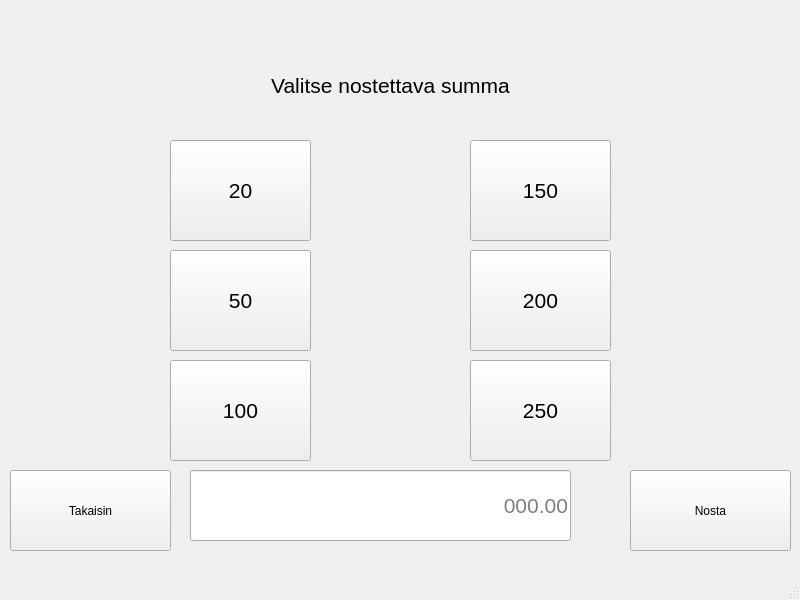
<?xml version="1.0" encoding="UTF-8"?>
<ui version="4.0">
 <class>MainWindow</class>
 <widget class="QMainWindow" name="MainWindow">
  <property name="geometry">
   <rect>
    <x>0</x>
    <y>0</y>
    <width>800</width>
    <height>600</height>
   </rect>
  </property>
  <property name="windowTitle">
   <string>MainWindow</string>
  </property>
  <widget class="QWidget" name="centralwidget">
   <widget class="QStackedWidget" name="stackedWidget">
    <property name="geometry">
     <rect>
      <x>10</x>
      <y>-10</y>
      <width>791</width>
      <height>581</height>
     </rect>
    </property>
    <property name="currentIndex">
     <number>2</number>
    </property>
    <widget class="QWidget" name="Kortti">
     <widget class="QLabel" name="label_5">
      <property name="geometry">
       <rect>
        <x>160</x>
        <y>190</y>
        <width>501</width>
        <height>131</height>
       </rect>
      </property>
      <property name="font">
       <font>
        <pointsize>32</pointsize>
       </font>
      </property>
      <property name="text">
       <string>Laita kortti lukijaan...</string>
      </property>
      <property name="alignment">
       <set>Qt::AlignCenter</set>
      </property>
     </widget>
     <widget class="QPushButton" name="pushButton_skipKortti">
      <property name="geometry">
       <rect>
        <x>500</x>
        <y>410</y>
        <width>81</width>
        <height>41</height>
       </rect>
      </property>
      <property name="text">
       <string>Skip</string>
      </property>
     </widget>
     <widget class="QLineEdit" name="lineEdit_skip">
      <property name="geometry">
       <rect>
        <x>240</x>
        <y>410</y>
        <width>251</width>
        <height>41</height>
       </rect>
      </property>
      <property name="font">
       <font>
        <pointsize>16</pointsize>
       </font>
      </property>
      <property name="text">
       <string>05009B2FE2</string>
      </property>
     </widget>
    </widget>
    <widget class="QWidget" name="Main">
     <widget class="QPushButton" name="pushButton_talleta">
      <property name="geometry">
       <rect>
        <x>360</x>
        <y>90</y>
        <width>201</width>
        <height>71</height>
       </rect>
      </property>
      <property name="text">
       <string>Talleta Rahaa</string>
      </property>
     </widget>
     <widget class="QPushButton" name="pushButton_tiedot">
      <property name="geometry">
       <rect>
        <x>140</x>
        <y>180</y>
        <width>201</width>
        <height>71</height>
       </rect>
      </property>
      <property name="text">
       <string>Tiedot</string>
      </property>
     </widget>
     <widget class="QPushButton" name="pushButton_nosta">
      <property name="geometry">
       <rect>
        <x>140</x>
        <y>90</y>
        <width>201</width>
        <height>71</height>
       </rect>
      </property>
      <property name="text">
       <string>Nosta Rahaa</string>
      </property>
     </widget>
     <widget class="QPushButton" name="pushButton_kirjauduUlos">
      <property name="geometry">
       <rect>
        <x>360</x>
        <y>180</y>
        <width>201</width>
        <height>71</height>
       </rect>
      </property>
      <property name="text">
       <string>Kirjaudu ulos</string>
      </property>
     </widget>
     <widget class="QLabel" name="label_tervetuloa">
      <property name="geometry">
       <rect>
        <x>130</x>
        <y>30</y>
        <width>501</width>
        <height>31</height>
       </rect>
      </property>
      <property name="font">
       <font>
        <pointsize>16</pointsize>
       </font>
      </property>
      <property name="text">
       <string>Tervetuloa Etu Suku</string>
      </property>
      <property name="alignment">
       <set>Qt::AlignCenter</set>
      </property>
     </widget>
    </widget>
    <widget class="QWidget" name="Nosta">
     <widget class="QPushButton" name="pushButton_takaisin_1">
      <property name="geometry">
       <rect>
        <x>0</x>
        <y>480</y>
        <width>161</width>
        <height>81</height>
       </rect>
      </property>
      <property name="text">
       <string>Takaisin</string>
      </property>
     </widget>
     <widget class="QLabel" name="label_3">
      <property name="geometry">
       <rect>
        <x>70</x>
        <y>60</y>
        <width>621</width>
        <height>71</height>
       </rect>
      </property>
      <property name="font">
       <font>
        <pointsize>16</pointsize>
       </font>
      </property>
      <property name="text">
       <string>Valitse nostettava summa</string>
      </property>
      <property name="alignment">
       <set>Qt::AlignCenter</set>
      </property>
     </widget>
     <widget class="QLineEdit" name="lineEdit_maara_nosto">
      <property name="geometry">
       <rect>
        <x>180</x>
        <y>480</y>
        <width>381</width>
        <height>71</height>
       </rect>
      </property>
      <property name="font">
       <font>
        <pointsize>16</pointsize>
       </font>
      </property>
      <property name="text">
       <string/>
      </property>
      <property name="alignment">
       <set>Qt::AlignRight|Qt::AlignTrailing|Qt::AlignVCenter</set>
      </property>
      <property name="placeholderText">
       <string>000.00</string>
      </property>
     </widget>
     <widget class="QPushButton" name="pushButton_hyvaksy_nosto">
      <property name="geometry">
       <rect>
        <x>620</x>
        <y>480</y>
        <width>161</width>
        <height>81</height>
       </rect>
      </property>
      <property name="text">
       <string>Nosta</string>
      </property>
     </widget>
     <widget class="QPushButton" name="pushButton_nosta_20">
      <property name="geometry">
       <rect>
        <x>160</x>
        <y>150</y>
        <width>141</width>
        <height>101</height>
       </rect>
      </property>
      <property name="font">
       <font>
        <pointsize>16</pointsize>
       </font>
      </property>
      <property name="text">
       <string>20</string>
      </property>
     </widget>
     <widget class="QPushButton" name="pushButton_nosta_50">
      <property name="geometry">
       <rect>
        <x>160</x>
        <y>260</y>
        <width>141</width>
        <height>101</height>
       </rect>
      </property>
      <property name="font">
       <font>
        <pointsize>16</pointsize>
       </font>
      </property>
      <property name="text">
       <string>50</string>
      </property>
     </widget>
     <widget class="QPushButton" name="pushButton_nosta_100">
      <property name="geometry">
       <rect>
        <x>160</x>
        <y>370</y>
        <width>141</width>
        <height>101</height>
       </rect>
      </property>
      <property name="font">
       <font>
        <pointsize>16</pointsize>
       </font>
      </property>
      <property name="text">
       <string>100</string>
      </property>
     </widget>
     <widget class="QPushButton" name="pushButton_nosta_150">
      <property name="geometry">
       <rect>
        <x>460</x>
        <y>150</y>
        <width>141</width>
        <height>101</height>
       </rect>
      </property>
      <property name="font">
       <font>
        <pointsize>16</pointsize>
       </font>
      </property>
      <property name="text">
       <string>150</string>
      </property>
     </widget>
     <widget class="QPushButton" name="pushButton_nosta_200">
      <property name="geometry">
       <rect>
        <x>460</x>
        <y>260</y>
        <width>141</width>
        <height>101</height>
       </rect>
      </property>
      <property name="font">
       <font>
        <pointsize>16</pointsize>
       </font>
      </property>
      <property name="text">
       <string>200</string>
      </property>
     </widget>
     <widget class="QPushButton" name="pushButton_nosta_250">
      <property name="geometry">
       <rect>
        <x>460</x>
        <y>370</y>
        <width>141</width>
        <height>101</height>
       </rect>
      </property>
      <property name="font">
       <font>
        <pointsize>16</pointsize>
       </font>
      </property>
      <property name="text">
       <string>250</string>
      </property>
     </widget>
    </widget>
    <widget class="QWidget" name="Talleta">
     <widget class="QPushButton" name="pushButton_takaisin_2">
      <property name="geometry">
       <rect>
        <x>0</x>
        <y>490</y>
        <width>161</width>
        <height>81</height>
       </rect>
      </property>
      <property name="text">
       <string>Takaisin</string>
      </property>
     </widget>
     <widget class="QLineEdit" name="lineEdit_maara_talletus">
      <property name="geometry">
       <rect>
        <x>240</x>
        <y>250</y>
        <width>381</width>
        <height>71</height>
       </rect>
      </property>
      <property name="font">
       <font>
        <pointsize>16</pointsize>
       </font>
      </property>
      <property name="text">
       <string/>
      </property>
      <property name="alignment">
       <set>Qt::AlignRight|Qt::AlignTrailing|Qt::AlignVCenter</set>
      </property>
      <property name="placeholderText">
       <string>5 - 1000</string>
      </property>
     </widget>
     <widget class="QLabel" name="label_4">
      <property name="geometry">
       <rect>
        <x>100</x>
        <y>110</y>
        <width>621</width>
        <height>71</height>
       </rect>
      </property>
      <property name="font">
       <font>
        <pointsize>16</pointsize>
       </font>
      </property>
      <property name="text">
       <string>Syötä talletettava summa</string>
      </property>
      <property name="alignment">
       <set>Qt::AlignCenter</set>
      </property>
     </widget>
     <widget class="QPushButton" name="pushButton_hyvaksy_talletus">
      <property name="geometry">
       <rect>
        <x>550</x>
        <y>370</y>
        <width>161</width>
        <height>81</height>
       </rect>
      </property>
      <property name="text">
       <string>Talleta</string>
      </property>
     </widget>
    </widget>
    <widget class="QWidget" name="Tiedot">
     <widget class="QPushButton" name="pushButton_takaisin_3">
      <property name="geometry">
       <rect>
        <x>590</x>
        <y>480</y>
        <width>161</width>
        <height>81</height>
       </rect>
      </property>
      <property name="text">
       <string>Takaisin</string>
      </property>
     </widget>
     <widget class="QLabel" name="label">
      <property name="geometry">
       <rect>
        <x>40</x>
        <y>40</y>
        <width>621</width>
        <height>81</height>
       </rect>
      </property>
      <property name="font">
       <font>
        <pointsize>16</pointsize>
       </font>
      </property>
      <property name="text">
       <string>Tilitiedot</string>
      </property>
     </widget>
     <widget class="QTextBrowser" name="textBrowser_tapahtumat">
      <property name="geometry">
       <rect>
        <x>35</x>
        <y>280</y>
        <width>531</width>
        <height>281</height>
       </rect>
      </property>
      <property name="font">
       <font>
        <pointsize>16</pointsize>
       </font>
      </property>
      <property name="layoutDirection">
       <enum>Qt::LeftToRight</enum>
      </property>
      <property name="frameShadow">
       <enum>QFrame::Sunken</enum>
      </property>
      <property name="lineWidth">
       <number>1</number>
      </property>
      <property name="midLineWidth">
       <number>0</number>
      </property>
      <property name="autoFormatting">
       <set>QTextEdit::AutoNone</set>
      </property>
      <property name="html">
       <string>&lt;!DOCTYPE HTML PUBLIC &quot;-//W3C//DTD HTML 4.0//EN&quot; &quot;http://www.w3.org/TR/REC-html40/strict.dtd&quot;&gt;
&lt;html&gt;&lt;head&gt;&lt;meta name=&quot;qrichtext&quot; content=&quot;1&quot; /&gt;&lt;style type=&quot;text/css&quot;&gt;
p, li { white-space: pre-wrap; }
&lt;/style&gt;&lt;/head&gt;&lt;body style=&quot; font-family:'MS Shell Dlg 2'; font-size:16pt; font-weight:400; font-style:normal;&quot;&gt;
&lt;p align=&quot;justify&quot; style=&quot;-qt-paragraph-type:empty; margin-top:0px; margin-bottom:0px; margin-left:0px; margin-right:0px; -qt-block-indent:0; text-indent:0px;&quot;&gt;&lt;br /&gt;&lt;/p&gt;&lt;/body&gt;&lt;/html&gt;</string>
      </property>
     </widget>
     <widget class="QLabel" name="label_2">
      <property name="geometry">
       <rect>
        <x>40</x>
        <y>230</y>
        <width>521</width>
        <height>51</height>
       </rect>
      </property>
      <property name="font">
       <font>
        <pointsize>16</pointsize>
       </font>
      </property>
      <property name="text">
       <string>Tapahtumat</string>
      </property>
     </widget>
     <widget class="QLabel" name="label_saldo">
      <property name="geometry">
       <rect>
        <x>40</x>
        <y>130</y>
        <width>401</width>
        <height>81</height>
       </rect>
      </property>
      <property name="font">
       <font>
        <pointsize>16</pointsize>
       </font>
      </property>
      <property name="text">
       <string>Saldo:</string>
      </property>
     </widget>
    </widget>
   </widget>
  </widget>
  <widget class="QMenuBar" name="menubar">
   <property name="geometry">
    <rect>
     <x>0</x>
     <y>0</y>
     <width>800</width>
     <height>20</height>
    </rect>
   </property>
  </widget>
  <widget class="QStatusBar" name="statusbar"/>
 </widget>
 <resources/>
 <connections/>
</ui>
